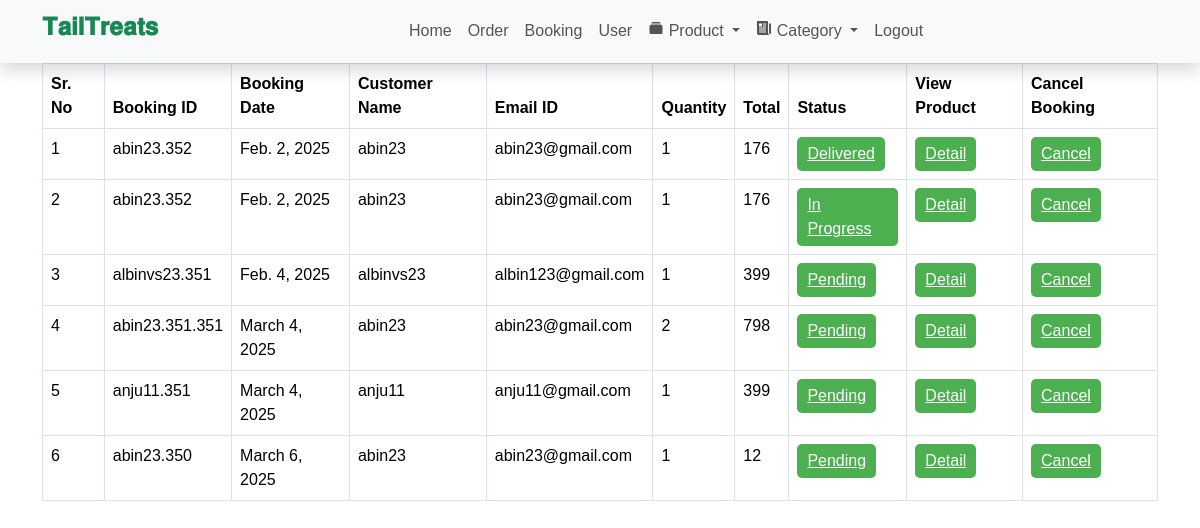
Screenshot of /admin_viewBooking (signed in) with the database file from the repository.
### grocery/models.py (models this page shows, shortened)
class Booking(models.Model):
    status = models.ForeignKey(Status, on_delete=models.CASCADE, null=True)
    profile = models.ForeignKey(Profile, on_delete=models.CASCADE, null=True)
    booking_id = models.CharField(max_length=200, null=True)
    quantity = models.IntegerField(null=True)
    book_date = models.DateField(null=True)
    total = models.IntegerField(null=True)

class Profile(models.Model):
    user = models.ForeignKey(User, on_delete=models.CASCADE, null=True)
    dob = models.DateField(null=True)
    city = models.CharField(max_length=30, null=True)
    address = models.CharField(max_length=50, null=True)
    contact = models.CharField(max_length=10, null=True)
    image = models.FileField(null=True)

class Status(models.Model):
    name = models.CharField(max_length=20, null=True)

### grocery/views.py (the view)
# urls.py: path('admin_viewBooking', Admin_View_Booking, name='admin_viewBooking'),
def Admin_View_Booking(request):
    if not request.user.is_authenticated:
        return redirect('login_admin')
    book = Booking.objects.all()
    d = {'book': book}
    return render(request, 'admin_viewBokking.html', d)

### grocery/templates/admin_viewBokking.html (shortened to what this page needs)
{% load static %}
<!DOCTYPE html>
<html lang="en">
<head>
    <link rel="stylesheet" href="{% static 'css/style.css' %}">
    <link rel="stylesheet" href="https://cdn.jsdelivr.net/npm/bootstrap@5.3.1/dist/css/bootstrap.min.css">
    <link rel="stylesheet" href="https://cdnjs.cloudflare.com/ajax/libs/font-awesome/5.15.4/css/all.min.css">
</head>
<body>
    <nav class="navbar navbar-expand-lg navbar-light shadow">
        <div class="container d-flex justify-content-between align-items-center">
            <a class="navbar-brand text-success logo h1 align-self-center" href="{% url 'home' %}">
                𝐓𝐚𝐢𝐥𝐓𝐫𝐞𝐚𝐭𝐬
            </a>
            <div class="collapse navbar-collapse flex-fill d-lg-flex justify-content-lg-between" id="templatemo_main_nav">
                <ul class="navbar-nav">
                    <li class="nav-item"><a class="nav-link" href="{% url 'admin_home' %}">Home</a></li>
                    <li class="nav-item"><a class="nav-link" href="{% url 'view_user' %}">Order</a></li>
                    <li class="nav-item"><a class="nav-link" href="{% url 'admin_viewBooking' %}">Booking</a></li>
                    <li class="nav-item"><a class="nav-link" href="{% url 'view_user' %}">User</a></li>
                    <li class="nav-item dropdown">
                        <a class="nav-link dropdown-toggle" href="#" id="productDropdown" role="button" data-bs-toggle="dropdown" aria-expanded="false">
                            <ion-icon name="albums"></ion-icon> Product
                        </a>
                    </li>
                    <li class="nav-item dropdown">
                        <a class="nav-link dropdown-toggle" href="#" id="categoryDropdown" role="button" data-bs-toggle="dropdown" aria-expanded="false">
                            <ion-icon name="newspaper-sharp"></ion-icon> Category
                        </a>
                    </li>
                    <li class="nav-item"><a class="nav-link" href="{% url 'logout' %}">Logout</a></li>
                </ul>
            </div>
        </div>
    </nav>
    <div class="container">
        <table class="table table-bordered" id="myTable">
            <thead>
                <tr>
                    <th>Sr. No</th>
                    <th>Booking ID</th>
                    <th>Booking Date</th>
                    <th>Customer Name</th>
                    <th>Email ID</th>
                    <th>Quantity</th>
                    <th>Total</th>
                    <th>Status</th>
                    <th>View Product</th>
                    <th>Cancel Booking</th>
                </tr>
            </thead>
            <tbody>
                {% for i in book %}
                <tr>
                    <td>{{ forloop.counter }}</td>
                    <td>{{ i.booking_id }}</td>
                    <td>{{ i.book_date }}</td>
                    <td>{{ i.profile.user.username }}</td>
                    <td>{{ i.profile.user.email }}</td>
                    <td>{{ i.quantity }}</td>
                    <td>{{ i.total }}</td>
                    <td><a href="{% url 'Edit_status' i.booking_id i.id %}" class="button">{{ i.status.name }}</a></td>
                    <td><a href="{% url 'admin_booking_detail' i.booking_id i.id i.profile.user.id %}" class="button">Detail</a></td>
                    <td><a href="{% url 'delete_admin_booking' i.booking_id i.id %}" onclick="return confirm('Are you sure?')" class="button">Cancel</a></td>
                </tr>
                {% endfor %}
            </tbody>
        </table>
    </div>
</body>
</html>

### grocery/static/css/style.css (style rules this page uses)
* { padding: 0; margin: 0; }
* { -webkit-box-sizing:border-box; -moz-box-sizing:border-box; -o-box-sizing:border-box; -ms-box-sizing:border-box; box-sizing:border-box; }
body { font-family: 'Poppins', sans-serif; font-size:14px; color:#a09e9c; text-transform:initial; max-width:1920px; margin:0 auto; overflow-x:hidden; }
a,a:hover,a:active,a:focus { display:inline-block; text-decoration:none; color: #343a3f; font-size:16px; padding:0; font-weight: 500; text-transform: capitalize; }
ul { padding: 0; margin: 0 auto; list-style: none; }
ul li { list-style: none; }
html,body { height: 100%; }

### grocery/templates/admin_viewBokking.html (style rules this page uses)
body { font-family: Arial, sans-serif; }
.navbar-brand { font-weight: bold; font-size: 1.5rem; }
.nav-link { font-size: 1rem; padding: 10px 15px; color: #555; transition: all 0.3s ease-in-out; }
.navbar { background: #f8f9fa; }
.button { background-color: #4CAF50; color: white; border: none; padding: 5px 10px; border-radius: 5px; cursor: pointer; }

### rows the page displays
Booking: booking_id "abin23.352", book_date "Feb. 2, 2025", profile.user.username "abin23", profile.user.email "abin23@gmail.com", quantity "1", total "176", status.name "Delivered"
Booking: booking_id "abin23.352", book_date "Feb. 2, 2025", profile.user.username "abin23", profile.user.email "abin23@gmail.com", quantity "1", total "176", status.name "In Progress"
Booking: booking_id "albinvs23.351", book_date "Feb. 4, 2025", profile.user.username "albinvs23", profile.user.email "albin123@gmail.com", quantity "1", total "399", status.name "Pending"
Booking: booking_id "abin23.351.351", book_date "March 4, 2025", profile.user.username "abin23", profile.user.email "abin23@gmail.com", quantity "2", total "798", status.name "Pending"
Booking: booking_id "anju11.351", book_date "March 4, 2025", profile.user.username "anju11", profile.user.email "anju11@gmail.com", quantity "1", total "399", status.name "Pending"
Booking: booking_id "abin23.350", book_date "March 6, 2025", profile.user.username "abin23", profile.user.email "abin23@gmail.com", quantity "1", total "12", status.name "Pending"
